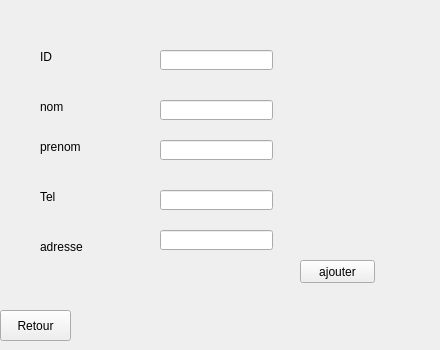
      <widget class="QWidget" name="tab">
       <attribute name="title">
        <string>ajouter</string>
       </attribute>
       <widget class="QLabel" name="label_nom">
        <property name="geometry">
         <rect>
          <x>40</x>
          <y>100</y>
          <width>47</width>
          <height>14</height>
         </rect>
        </property>
        <property name="text">
         <string>nom</string>
        </property>
       </widget>
       <widget class="QLabel" name="label_prenom">
        <property name="geometry">
         <rect>
          <x>40</x>
          <y>140</y>
          <width>47</width>
          <height>14</height>
         </rect>
        </property>
        <property name="text">
         <string>prenom</string>
        </property>
       </widget>
       <widget class="QLabel" name="label_tel">
        <property name="geometry">
         <rect>
          <x>40</x>
          <y>190</y>
          <width>47</width>
          <height>14</height>
         </rect>
        </property>
        <property name="text">
         <string>Tel</string>
        </property>
       </widget>
       <widget class="QLabel" name="label_adresse">
        <property name="geometry">
         <rect>
          <x>40</x>
          <y>240</y>
          <width>47</width>
          <height>14</height>
         </rect>
        </property>
        <property name="text">
         <string>adresse</string>
        </property>
       </widget>
       <widget class="QLabel" name="label_id">
        <property name="geometry">
         <rect>
          <x>40</x>
          <y>50</y>
          <width>47</width>
          <height>14</height>
         </rect>
        </property>
        <property name="text">
         <string>ID</string>
        </property>
       </widget>
       <widget class="QLineEdit" name="lineedit_id">
        <property name="geometry">
         <rect>
          <x>160</x>
          <y>50</y>
          <width>113</width>
          <height>20</height>
         </rect>
        </property>
       </widget>
       <widget class="QLineEdit" name="lineedit_nom">
        <property name="geometry">
         <rect>
          <x>160</x>
          <y>100</y>
          <width>113</width>
          <height>20</height>
         </rect>
        </property>
       </widget>
       <widget class="QLineEdit" name="lineedit_prenom">
        <property name="geometry">
         <rect>
          <x>160</x>
          <y>140</y>
          <width>113</width>
          <height>20</height>
         </rect>
        </property>
       </widget>
       <widget class="QLineEdit" name="lineeedit_tel">
        <property name="geometry">
         <rect>
          <x>160</x>
          <y>190</y>
          <width>113</width>
          <height>20</height>
         </rect>
        </property>
       </widget>
       <widget class="QLineEdit" name="lineedit_adresse">
        <property name="geometry">
         <rect>
          <x>160</x>
          <y>230</y>
          <width>113</width>
          <height>20</height>
         </rect>
        </property>
       </widget>
       <widget class="QPushButton" name="ajouter_photographe">
        <property name="geometry">
         <rect>
          <x>300</x>
          <y>260</y>
          <width>75</width>
          <height>23</height>
         </rect>
        </property>
        <property name="styleSheet">
         <string notr="true">QPushButton:hover{
	background-color: rgb(255, 0, 255);
}</string>
        </property>
        <property name="text">
         <string>ajouter</string>
        </property>
       </widget>
       <widget class="QLabel" name="ajout_label">
        <property name="geometry">
         <rect>
          <x>350</x>
          <y>10</y>
          <width>81</width>
          <height>61</height>
         </rect>
        </property>
        <property name="styleSheet">
         <string notr="true">image: url(:/new/prefix1/image/ajout.png);</string>
        </property>
        <property name="text">
         <string/>
        </property>
        <property name="alignment">
         <set>Qt::AlignRight|Qt::AlignTrailing|Qt::AlignVCenter</set>
        </property>
       </widget>
       <widget class="QPushButton" name="retour">
        <property name="geometry">
         <rect>
          <x>0</x>
          <y>310</y>
          <width>71</width>
          <height>31</height>
         </rect>
        </property>
        <property name="styleSheet">
         <string notr="true">QPushButton:hover{
	background-color: rgb(255, 0, 255);
}</string>
        </property>
        <property name="text">
         <string>Retour</string>
        </property>
       </widget>
      </widget>
